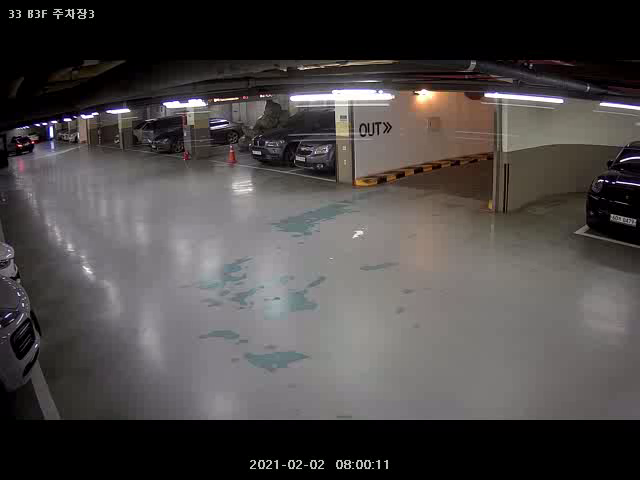
#> input picture frame 186 of B3-Parking.avi, 640 x 480 px
$ jupyter execute --allow-errors main4.ipynb
#> lines starting #> are read from the running program, lines starting #| are printed output that depends on the picture
#> further down, frame is the input picture: shape (480, 640, 3); mean B, G, R 70.3, 71.1, 74.7
#> `roi = frame[110: 160, 60: 90]`:
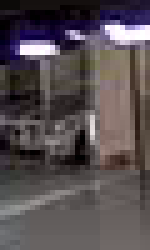
#> roi: shape (50, 30, 3) (shown 5 times larger); mean B, G, R 80.5, 77.3, 85.6
#> `mask = object_detector.apply(roi)`: mask: shape (50, 30); every value is 255
#> `mask = cv2.adaptiveThreshold(mask,127,cv2.ADAPTIVE_THRESH_GAUSSIAN_C,c..`: mask: shape (50, 30); every value is 127
#> `contours, _ = cv2.findContours(mask, cv2.RETR_TREE, cv2.CHAIN_APPROX_S..`: contours = [[[0, 0], [0, 49], [29, 49], [29, 0]]]
#> the loop `for cnt in contours:` made 1 pass
#> after the loop `for cnt in contours:`:
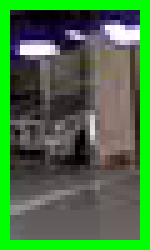
#> roi: shape (50, 30, 3) (shown 5 times larger); mean B, G, R 66.5, 115.6, 70.9
#> after the loop `for cnt in contours:`: detections = [[0, 0, 30, 50]]
<a href="https://colab.research.google.com/github/JSJeong-me/Object_tracking/blob/main/main4.ipynb" target="_parent"></a>

[cell 1]
import math

class EuclideanDistTracker:
    def __init__(self):
        # Store the center positions of the objects
        self.center_points = {}
        # Keep the count of the IDs
        # each time a new object id detected, the count will increase by one
        self.id_count = 0


    def update(self, objects_rect):
        # Objects boxes and ids
        objects_bbs_ids = []

        # Get center point of new object
        for rect in objects_rect:
            x, y, w, h = rect
            cx = (x + x + w) // 2
            cy = (y + y + h) // 2

            # Find out if that object was detected already
            same_object_detected = False
            for id, pt in self.center_points.items():
                dist = math.hypot(cx - pt[0], cy - pt[1])

                if dist < 25:
                    self.center_points[id] = (cx, cy)
                    print(self.center_points)
                    objects_bbs_ids.append([x, y, w, h, id])
                    same_object_detected = True
                    break

            # New object is detected we assign the ID to that object
            if same_object_detected is False:
                self.center_points[self.id_count] = (cx, cy)
                objects_bbs_ids.append([x, y, w, h, self.id_count])
                self.id_count += 1
#> this loop made 1 pass
#> (x, y, w, h, cx, cy, self.id_count) on pass 1: (0, 0, 30, 50, 15, 25, 1)
#> after the loop, objects_bbs_ids = [[0, 0, 30, 50, 0]]; self.center_points = {0: (15, 25)}; self.id_count = 1

        # Clean the dictionary by center points to remove IDS not used anymore
        new_center_points = {}
        for obj_bb_id in objects_bbs_ids:
            _, _, _, _, object_id = obj_bb_id
            center = self.center_points[object_id]
            new_center_points[object_id] = center
#> this loop made 1 pass
#> (obj_bb_id, object_id, center) on pass 1: ([0, 0, 30, 50, 0], 0, (15, 25))
#> after the loop, new_center_points = {0: (15, 25)}

        # Update dictionary with IDs not used removed
        self.center_points = new_center_points.copy()
        return objects_bbs_ids

[cell 2]
def nms(dets, thresh=0.65):
    x1 = dets[:, 0]
    y1 = dets[:, 1]
    x2 = dets[:, 2]
    y2 = dets[:, 3]
    scores = dets[:, 4]

    areas = (x2 - x1 + 1) * (y2 - y1 + 1)
    order = scores.argsort()[::-1]

    keep = []
    while order.size > 0:
        i = order[0]
        keep.append(i)
        xx1 = np.maximum(x1[i], x1[order[1:]])
        yy1 = np.maximum(y1[i], y1[order[1:]])
        xx2 = np.minimum(x2[i], x2[order[1:]])
        yy2 = np.minimum(y2[i], y2[order[1:]])

        w = np.maximum(0.0, xx2 - xx1 + 1)
        h = np.maximum(0.0, yy2 - yy1 + 1)
        inter = w * h
        ovr = inter / (areas[i] + areas[order[1:]] - inter)

        inds = np.where(ovr <= thresh)[0]
        order = order[inds + 1]

    return keep

[cell 3]
import cv2
#from tracker import *

[cell 4]
# Create tracker object
tracker = EuclideanDistTracker()

cap = cv2.VideoCapture("B3-Parking.avi")
#cap = cv2.VideoCapture("pklot.mp4")
# Object detection from Stable camera#object_detector = cv2.createBackgroundSubtractorKNN(his

object_detector = cv2.createBackgroundSubtractorMOG2(varThreshold = 150, detectShadows=False)

#> (the rest of this cell did not finish here and is left out)

$ run again, starting later in the video
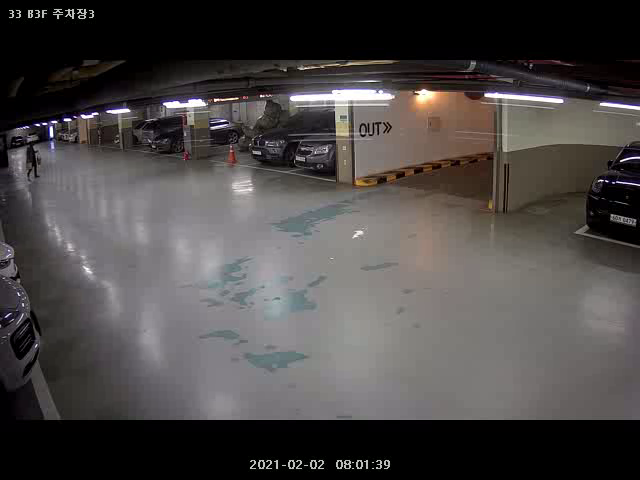
#> input picture frame 837 of B3-Parking.avi, 640 x 480 px
#> frame is the input picture: shape (480, 640, 3); mean B, G, R 70.3, 71, 74.7
#> `roi = frame[110: 160, 60: 90]`:
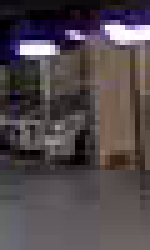
#> roi: shape (50, 30, 3) (shown 5 times larger); mean B, G, R 75.5, 71.6, 80.3
#> contours = [[[0, 0], [0, 49], [29, 49], [29, 0]]]
#> the loop `for cnt in contours:` made 1 pass
#> after the loop `for cnt in contours:`:
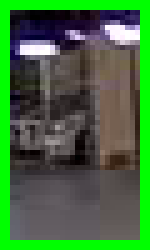
#> roi: shape (50, 30, 3) (shown 5 times larger); mean B, G, R 61.8, 110.1, 65.9
#> after the loop `for cnt in contours:`: detections = [[0, 0, 30, 50]]
#> the loop in update, `for rect in objects_rect:` made 1 pass
#> (x, y, w, h, cx, cy, self.id_count) on pass 1: (0, 0, 30, 50, 15, 25, 1)
#> after the loop in update, `for rect in objects_rect:`: objects_bbs_ids = [[0, 0, 30, 50, 0]]; self.center_points = {0: (15, 25)}; self.id_count = 1
#> the loop in update, `for obj_bb_id in objects_bbs_ids:` made 1 pass
#> (obj_bb_id, object_id, center) on pass 1: ([0, 0, 30, 50, 0], 0, (15, 25))
#> after the loop in update, `for obj_bb_id in objects_bbs_ids:`: new_center_points = {0: (15, 25)}

$ run again, starting later in the video
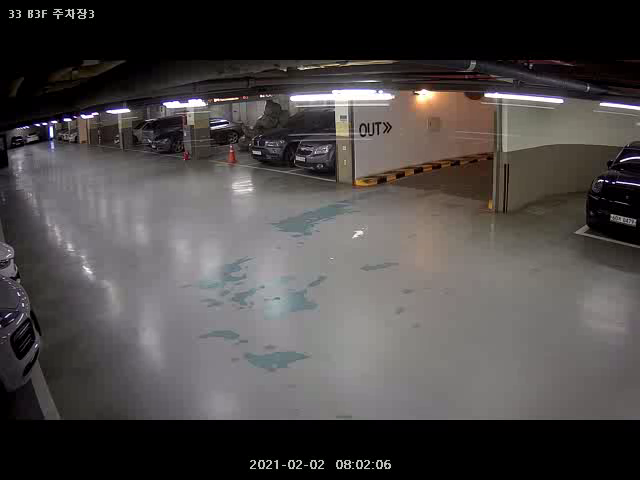
#> input picture frame 1488 of B3-Parking.avi, 640 x 480 px
#> frame is the input picture: shape (480, 640, 3); mean B, G, R 71.3, 72, 75.6
#> `roi = frame[110: 160, 60: 90]`:
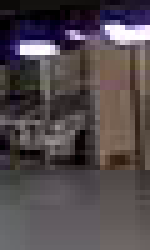
#> roi: shape (50, 30, 3) (shown 5 times larger); mean B, G, R 76.2, 72.9, 81.4
#> contours = [[[0, 0], [0, 49], [29, 49], [29, 0]]]
#> the loop `for cnt in contours:` made 1 pass
#> after the loop `for cnt in contours:`:
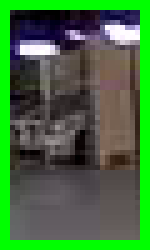
#> roi: shape (50, 30, 3) (shown 5 times larger); mean B, G, R 62.3, 111.2, 66.8
#> after the loop `for cnt in contours:`: detections = [[0, 0, 30, 50]]
#> the loop in update, `for rect in objects_rect:` made 1 pass
#> (x, y, w, h, cx, cy, self.id_count) on pass 1: (0, 0, 30, 50, 15, 25, 1)
#> after the loop in update, `for rect in objects_rect:`: objects_bbs_ids = [[0, 0, 30, 50, 0]]; self.center_points = {0: (15, 25)}; self.id_count = 1
#> the loop in update, `for obj_bb_id in objects_bbs_ids:` made 1 pass
#> (obj_bb_id, object_id, center) on pass 1: ([0, 0, 30, 50, 0], 0, (15, 25))
#> after the loop in update, `for obj_bb_id in objects_bbs_ids:`: new_center_points = {0: (15, 25)}
